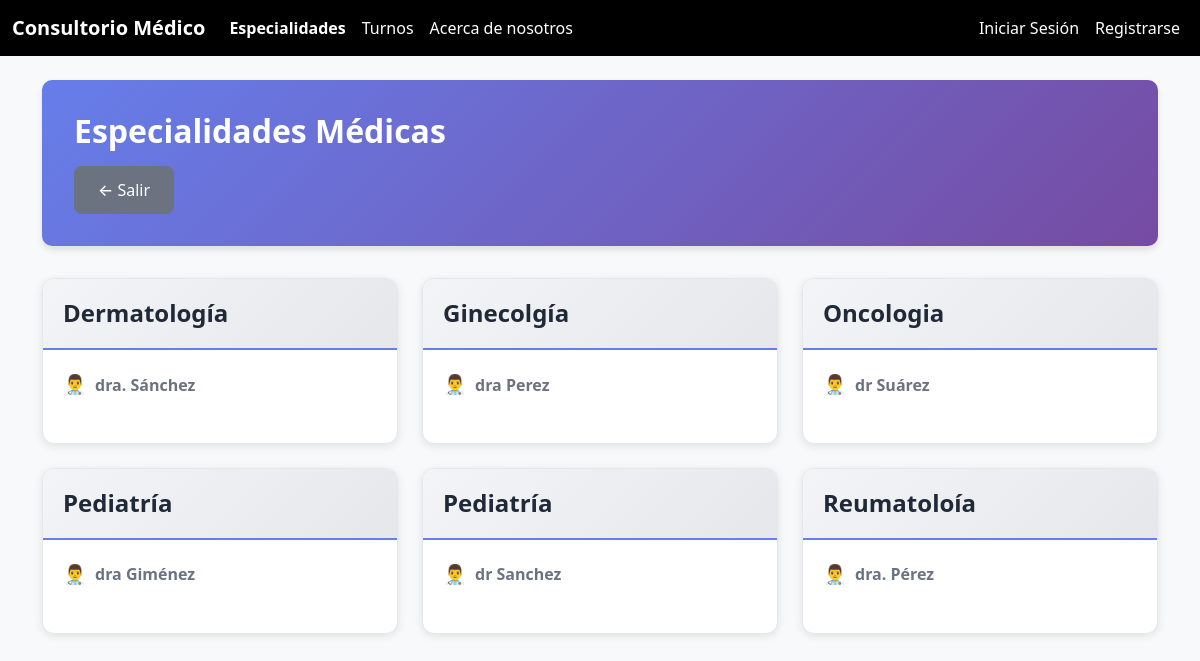
The app's page /esp/ with its own data.
### Especialidad/models.py (models this page shows, shortened)
class Especialidad(models.Model):
    tipo = models.CharField(max_length=100, verbose_name="Tipo de Especialidad")
    doctor = models.CharField(max_length=150, verbose_name="Doctor")
    activo = models.BooleanField(default=True, verbose_name="Activo")  # Para desactivar sin eliminar
    class Meta:
        verbose_name = "Especialidad"
        verbose_name_plural = "Especialidades"
        ordering = ['tipo']  # Ordenar alfabéticamente
        permissions = [
            ("puede_gestionar_especialidades", "Puede gestionar especialidades"),
        ]

### Especialidad/views.py (the view)
# urls.py: path('', ListadeEspecialidad.as_view(), name='lista_especialidades'),
class ListadeEspecialidad(ListView):
    model = Especialidad
    template_name = 'Especialidades.html'
    def get_queryset(self):
        return Especialidad.objects.filter(activo=True)

### Especialidad/templates/Especialidades.html (shortened to what this page needs)
{% extends 'base.html' %}
{% block content %}
<div class="especialidades-header">
    <h2>Especialidades Médicas</h2>
    <div class="header-buttons">
        <a href="/" class="btn-salir">
            ← Salir
        </a>
    </div>
</div>
{% if object_list %}
    <div class="especialidades-grid">
        {% for especialidad in object_list %}
        <div class="especialidad-card">
            <div class="card-header">
                <h3>{{ especialidad.tipo }}</h3>
            </div>
            <div class="card-body">
                <div class="doctor-info">
                    <strong>{{ especialidad.doctor }}</strong>
                </div>
            </div>
        </div>
        {% endfor %}
    </div>
{% endif %}
{% endblock %}

### Especialidad/templates/Especialidades.html (style rules this page uses)
.especialidades-header { background: linear-gradient(135deg, #667eea 0%, #764ba2 100%); color: white; padding: 2rem; border-radius: 10px; margin-bottom: 2rem; box-shadow: 0 4px 6px rgba(0, 0, 0, 0.1); }
.especialidades-header h2 { margin: 0 0 1rem 0; font-size: 2rem; font-weight: 600; }
.header-buttons { display: flex; gap: 1rem; flex-wrap: wrap; }
.btn-salir { background-color: #6b7280; border: none; padding: 0.75rem 1.5rem; border-radius: 8px; color: white; text-decoration: none; font-weight: 500; transition: all 0.3s ease; }
.especialidades-grid { display: grid; grid-template-columns: repeat(auto-fill, minmax(350px, 1fr)); gap: 1.5rem; margin-top: 2rem; }
.especialidad-card { background: white; border-radius: 12px; box-shadow: 0 2px 8px rgba(0, 0, 0, 0.1); transition: all 0.3s ease; overflow: hidden; border: 1px solid #e5e7eb; }
.card-header { background: linear-gradient(135deg, #f3f4f6 0%, #e5e7eb 100%); padding: 1.25rem; border-bottom: 2px solid #667eea; }
.card-header h3 { margin: 0; color: #1f2937; font-size: 1.5rem; font-weight: 600; }
.card-body { padding: 1.25rem; }
.doctor-info { color: #6b7280; font-size: 1rem; margin-bottom: 1.5rem; display: flex; align-items: center; gap: 0.5rem; }
.doctor-info::before { content: "👨‍⚕️"; font-size: 1.2rem; }

### records on screen
Especialidad: tipo "Dermatología", doctor "dra. Sánchez"
Especialidad: tipo "Ginecolgía", doctor "dra Perez"
Especialidad: tipo "Oncologia", doctor "dr Suárez"
Especialidad: tipo "Pediatría", doctor "dra Giménez"
Especialidad: tipo "Pediatría", doctor "dr Sanchez"
Especialidad: tipo "Reumatoloía", doctor "dra. Pérez"
